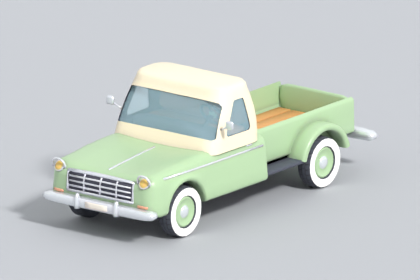
#> input picture assets_cc0/thumbs/1950s-pickup-truck.png, 420 x 280 px
$ python -i silhouette.py   (imports and definitions only)
#> lines starting #> are read from the running program, lines starting #| are printed output that depends on the picture; after the words box and inside, x2 and y2 are one past the last pixel; in counts of white or black regions, pixels touching at a corner belong together
"""Fits a car sheet's side profile to a side-view reference picture. Plain Python and Pillow, no Blender.

The car's outline is cut out of the reference by its background: the colour along the picture's
edges, flooded inward, so dark windows inside the car stay car. The sheet's side outline is drawn
straight from car_sheet's maths (the top line, the body bottom and the wheels), with the sheet's
length matched to the reference's length. A pattern search then moves the side-profile numbers until
the two outlines overlap best (intersection over union). It suits clean backgrounds: a studio photo,
a render, a blueprint. On a busy street photo the cut-out is poor and the result says so.
"""

import math
import tempfile
import uuid
from pathlib import Path

from PIL import Image, ImageChops, ImageDraw, ImageFilter

from ..bpy_lib.shells import car_sheet

WORK = 360            # the reference is scaled so its longer side is this many pixels
THRESHOLD = 38        # a pixel this far (0-255, largest channel) from the background colour is car
# The side-profile numbers the fit moves, and the first step for each (metres)
FIT_KEYS = {"height": 0.04, "wheelbase": 0.08, "front_overhang": 0.05, "wheel_diameter": 0.03, "ride_height": 0.02,
            "nose_z": 0.04, "cowl_z": 0.04, "windshield_base": 0.08, "roof_front": 0.08, "roof_rear": 0.08,
            "deck_front": 0.08, "deck_z": 0.04, "tail_z": 0.04}
MIN_STEP = 0.004


def _background(img):
    """The median colour of the picture's border, and how much of the border is close to it (0 to 1)."""
    w, h = img.size
    px = img.load()
    border = [px[x, 0] for x in range(w)] + [px[x, h - 1] for x in range(w)]
    border += [px[0, y] for y in range(h)] + [px[w - 1, y] for y in range(h)]
    bg = tuple(sorted(c[i] for c in border)[len(border) // 2] for i in range(3))
    close = sum(1 for c in border if max(abs(c[i] - bg[i]) for i in range(3)) <= THRESHOLD)
    return bg, close / len(border)


def _largest(mask):
    """The largest connected white region of a mode-"1" picture, as a new mode-"1" picture."""
    w, h = mask.size
    px = mask.load()
    seen = bytearray(w * h)
    best = []
    for start in range(w * h):
        if seen[start] or not px[start % w, start // w]:
            continue
        seen[start] = 1
        region, stack = [], [start]
        while stack:
            i = stack.pop()
            region.append(i)
            x, y = i % w, i // w
            for j, ok in ((i - 1, x > 0), (i + 1, x < w - 1), (i - w, y > 0), (i + w, y < h - 1)):
                if ok and not seen[j] and px[j % w, j // w]:
                    seen[j] = 1
                    stack.append(j)
        if len(region) > len(best):
            best = region
    out = Image.new("1", (w, h), 0)
    opx = out.load()
    for i in best:
        opx[i % w, i // w] = 255
    return out


def reference_mask(path):
    """The car cut out of a side-view picture: (mask, info). The mask is mode "1", cropped to the car;
    info has the background colour, how even the background is, and warnings."""
    with Image.open(path) as im:
#> im is the input picture: PIL image 420x280 RGBA; mean R, G, B, A 196.3, 203.1, 200.4, 255
        img = im.convert("RGB")
    k = WORK / max(img.size)
#> k = 0.857
    img = img.resize((max(1, round(img.width * k)), max(1, round(img.height * k))), Image.LANCZOS)
#> img: PIL image 360x240 RGB
    img = img.filter(ImageFilter.MedianFilter(3))
    bg, even = _background(img)
#> in _background, `border = [px[x, 0] for x in range(w)] + [px[x, h - 1] for x in range(w)]`: border = 720 items, first 6: (203, 210, 214), (205, 210, 214), (206, 210, 214), (205, 209, 214), (205, 209, 213), (205, 209, 214)
#> in _background, `border += [px[0, y] for y in range(h)] + [px[w - 1, y] for y in range(..`: border = 1200 items, first 6: (203, 210, 214), (205, 210, 214), (206, 210, 214), (205, 209, 214), (205, 209, 213), (205, 209, 214)
#> in _background, `bg = tuple(sorted(c[i] for c in border)[len(border) // 2] for i in ran..`: bg = (205, 209, 214)
#> in _background, `close = sum(1 for c in border if max(abs(c[i] - bg[i]) for i in range(..`: close = 1200
#> bg = (205, 209, 214); even = 1
    diff = ImageChops.difference(img, Image.new("RGB", img.size, bg))
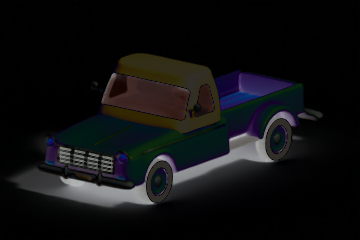
#> diff: PIL image 360x240 RGB; mean R, G, B 16, 16.1, 17.1
    r, g, b = diff.split()
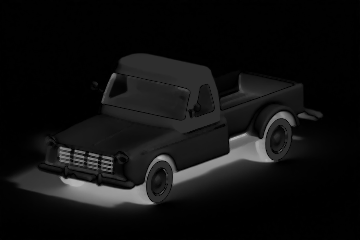
#> g: PIL image 360x240 L; min 0, max 179, mean 16.1
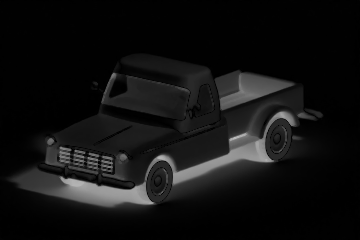
#> b: PIL image 360x240 L; min 0, max 186, mean 17.1
    far = ImageChops.lighter(ImageChops.lighter(r, g), b).point(lambda v: 255 if v > THRESHOLD else 0)
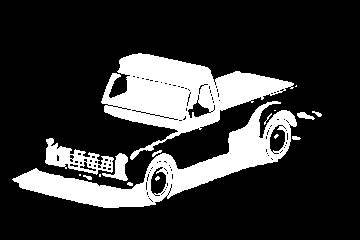
#> far: PIL image 360x240 L; 20.2% white; 17 white regions (8 under 20 px), largest, box (x1, y1, x2, y2) and area: (101, 53, 294, 160) 8408, (12, 101, 297, 208) 7401, (45, 138, 114, 175) 1081
    # flood the background in from every edge pixel; whatever it cannot reach is the car (windows too)
    fill = far.copy()
    w, h = fill.size
    for x, y in [(x, 0) for x in range(w)] + [(x, h - 1) for x in range(w)] + \
                [(0, y) for y in range(h)] + [(w - 1, y) for y in range(h)]:
        if fill.getpixel((x, y)) == 0:
            ImageDraw.floodfill(fill, (x, y), 128)
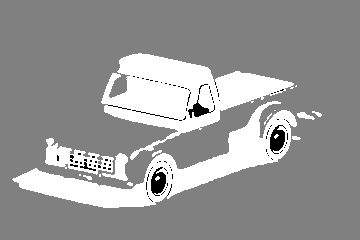
#> fill: PIL image 360x240 L; min 0, max 255, mean 151.9
    car = _largest(fill.point(lambda v: 0 if v == 128 else 255).convert("1"))
#> after the loop in _largest, `for start in range(w * h):`: best = 8775 values, max 57372 at index 1343, min 19218 at index 0, mean 33805.6
#> in _largest, `out = Image.new("1", (w, h), 0)`: out: PIL image 360x240 1; every value is 0
#> the loop in _largest, `for i in best:` made 8775 passes
#> i on passes 1 to 3: 19218, 19578, 19938
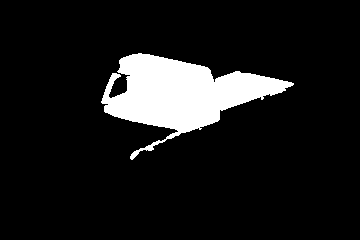
#> car: PIL image 360x240 1; 10.2% white; 1 white region, box (x1, y1, x2, y2) and area: (101, 53, 294, 160) 8775
    box = car.getbbox()
#> box = (101, 53, 294, 160)
    warnings = []
    if even < 0.6:
        warnings.append(f"the background is not one even colour (only {even:.0%} of the picture's edge matches it)")
    if not box:
        return None, {"background": bg, "even": round(even, 2), "warnings": warnings + ["no car found"]}
    area = _count(car) / (w * h)
#> area = 0.102
    if area < 0.05:
        warnings.append("the car found is very small in the picture")
    if area > 0.9:
        warnings.append("the cut-out covers almost the whole picture: the background was not separated")
    crop = car.crop(box)
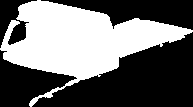
#> crop: PIL image 193x107 1; 42.5% white; 1 white region, box (x1, y1, x2, y2) and area: (0, 0, 193, 107) 8775
    aspect = crop.width / max(1, crop.height)
#> aspect = 1.8
    if not 1.8 <= aspect <= 5.0:
        warnings.append(f"the cut-out is {aspect:.1f} times as long as it is tall, unlike a car's side view")
    return crop, {"background": bg, "even": round(even, 2), "aspect": round(aspect, 2), "warnings": warnings}


# [21 lines left out: functions outline, _draw, not called in this run]


def _count(img):
    """How many pixels of a mode-"1" picture are white."""
    return img.width * img.height - img.histogram()[0]


# [90 lines left out: functions _iou, _canvas, _score, fit, overlay, fit_with_picture, not called in this run]

>>> result = reference_mask('../../assets_cc0/thumbs/1950s-pickup-truck.png')

$ run again, on assets_cc0/thumbs/1970s-pickup-truck.png
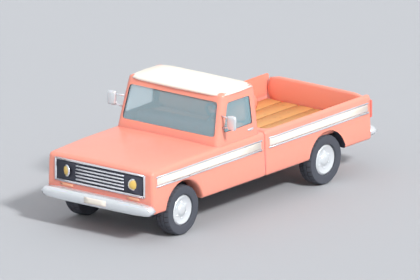
#> input picture assets_cc0/thumbs/1970s-pickup-truck.png, 420 x 280 px
#> in reference_mask, im is the input picture: PIL image 420x280 RGBA; mean R, G, B, A 202.7, 192.9, 193.9, 255
#> in _background, `border = [px[x, 0] for x in range(w)] + [px[x, h - 1] for x in range(w)]`: border = 720 items, first 6: (203, 210, 214), (205, 210, 214), (206, 210, 214), (205, 209, 214), (205, 209, 213), (205, 209, 213)
#> in _background, `border += [px[0, y] for y in range(h)] + [px[w - 1, y] for y in range(..`: border = 1200 items, first 6: (203, 210, 214), (205, 210, 214), (206, 210, 214), (205, 209, 214), (205, 209, 213), (205, 209, 213)
#> in _background, `bg = tuple(sorted(c[i] for c in border)[len(border) // 2] for i in ran..`: bg = (205, 209, 214)
#> close = 1200
#> in reference_mask, `bg, even = _background(img)`: bg = (205, 209, 214); even = 1
#> far: PIL image 360x240 L; 30.1% white; 4 white regions, box (x1, y1, x2, y2) and area: (7, 56, 321, 205) 25894, (273, 130, 281, 137) 31, (79, 170, 91, 176) 31, (153, 173, 159, 179) 23
#> after the loop in reference_mask, `for x, y in [(x, 0) for x in range(w)] + [(x, h - 1) for x in range(w)..`:
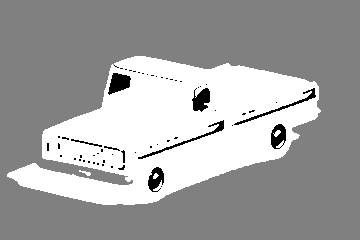
#> fill: PIL image 360x240 L; min 0, max 255, mean 163.3
#> after the loop in _largest, `for start in range(w * h):`: best = 27922 items
#> out: PIL image 360x240 1; every value is 0
#> the loop in _largest, `for i in best:` made 27922 passes
#> i on passes 1 to 3: 20294, 20654, 21014
#> car: PIL image 360x240 1; 32.3% white; 1 white region, box (x1, y1, x2, y2) and area: (7, 56, 321, 205) 27922
#> box = (7, 56, 321, 205)
#> area = 0.323
#> in reference_mask, `crop = car.crop(box)`:
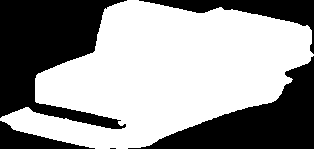
#> crop: PIL image 314x149 1; 59.7% white; 5 black regions (1 under 20 px), largest, box (x1, y1, x2, y2) and area: (0, 0, 127, 129) 8929, (128, 56, 314, 149) 6537, (139, 0, 314, 54) 2288, (0, 121, 95, 149) 1104

$ run again, on assets_cc0/thumbs/1950s-roadster.png
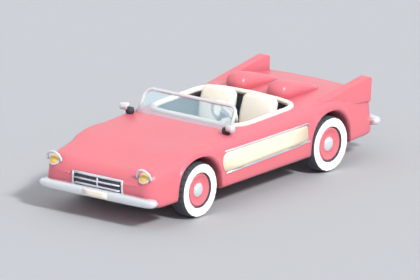
#> input picture assets_cc0/thumbs/1950s-roadster.png, 420 x 280 px
#> in reference_mask, im is the input picture: PIL image 420x280 RGBA; mean R, G, B, A 207.6, 192.6, 198.3, 255
#> in _background, `border = [px[x, 0] for x in range(w)] + [px[x, h - 1] for x in range(w)]`: border = 720 items, first 6: (203, 210, 214), (205, 210, 214), (206, 210, 214), (205, 209, 214), (205, 209, 213), (205, 209, 214)
#> in _background, `border += [px[0, y] for y in range(h)] + [px[w - 1, y] for y in range(..`: border = 1200 items, first 6: (203, 210, 214), (205, 210, 214), (206, 210, 214), (205, 209, 214), (205, 209, 213), (205, 209, 214)
#> in _background, `bg = tuple(sorted(c[i] for c in border)[len(border) // 2] for i in ran..`: bg = (205, 209, 214)
#> close = 1200
#> in reference_mask, `bg, even = _background(img)`: bg = (205, 209, 214); even = 1
#> far: PIL image 360x240 L; 26.3% white; 7 white regions (2 under 20 px), largest, box (x1, y1, x2, y2) and area: (14, 46, 320, 195) 22265, (138, 83, 171, 99) 326, (133, 82, 151, 90) 60, (75, 162, 92, 169) 47, (186, 97, 193, 103) 22
#> after the loop in reference_mask, `for x, y in [(x, 0) for x in range(w)] + [(x, h - 1) for x in range(w)..`:
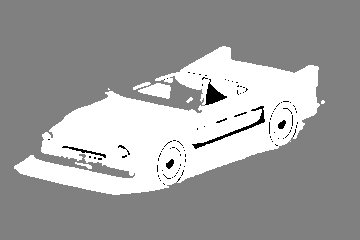
#> fill: PIL image 360x240 L; min 0, max 255, mean 159.8
#> after the loop in _largest, `for start in range(w * h):`: best = 23343 items
#> out: PIL image 360x240 1; every value is 0
#> the loop in _largest, `for i in best:` made 23343 passes
#> i on passes 1 to 3: 16782, 17142, 17502
#> car: PIL image 360x240 1; 27% white; 1 white region, box (x1, y1, x2, y2) and area: (14, 46, 320, 195) 23343
#> box = (14, 46, 320, 195)
#> area = 0.27
#> in reference_mask, `crop = car.crop(box)`:
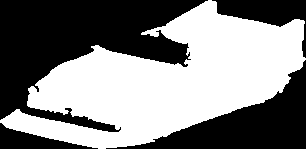
#> crop: PIL image 306x149 1; 51.2% white; 4 black regions, box (x1, y1, x2, y2) and area: (0, 0, 208, 132) 13177, (106, 60, 306, 149) 6073, (212, 0, 306, 58) 1910, (0, 123, 98, 149) 1091
